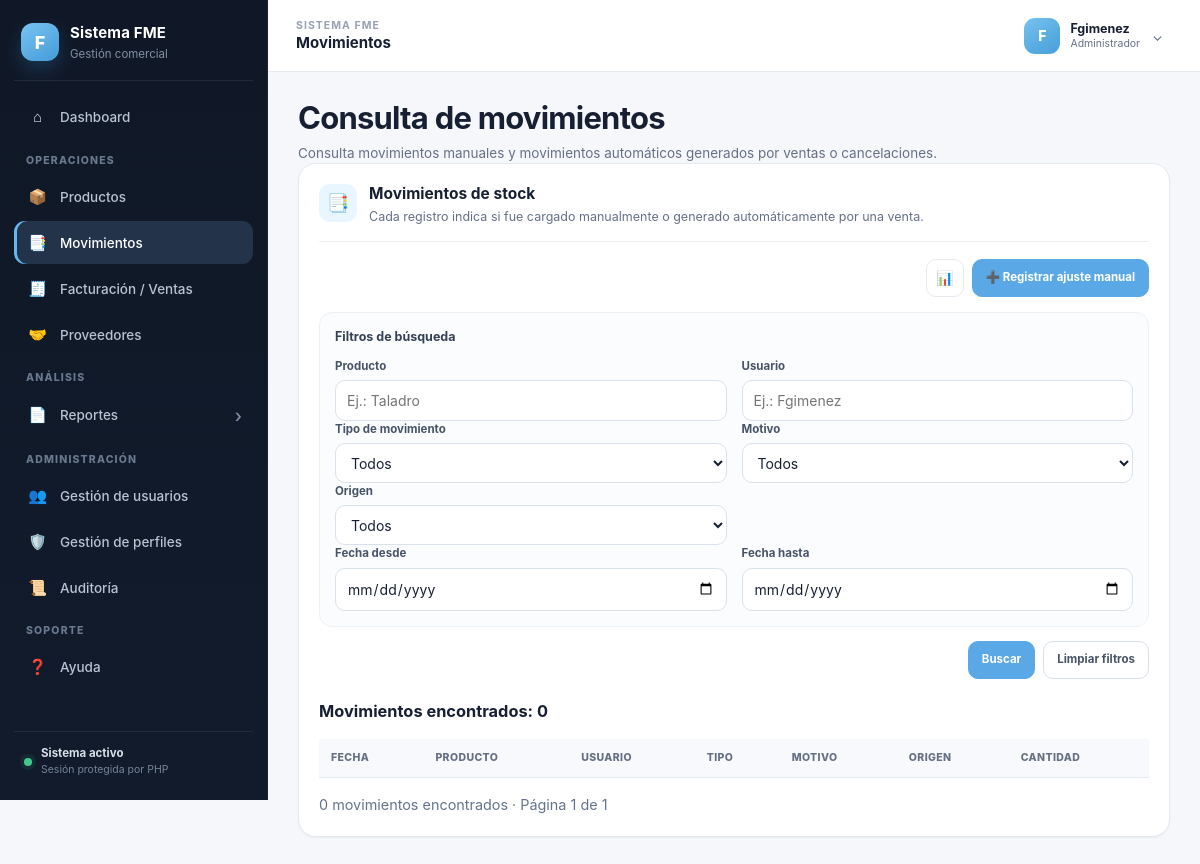
Page /index.php?mod=movimientos (signed in) on the earlier database version.
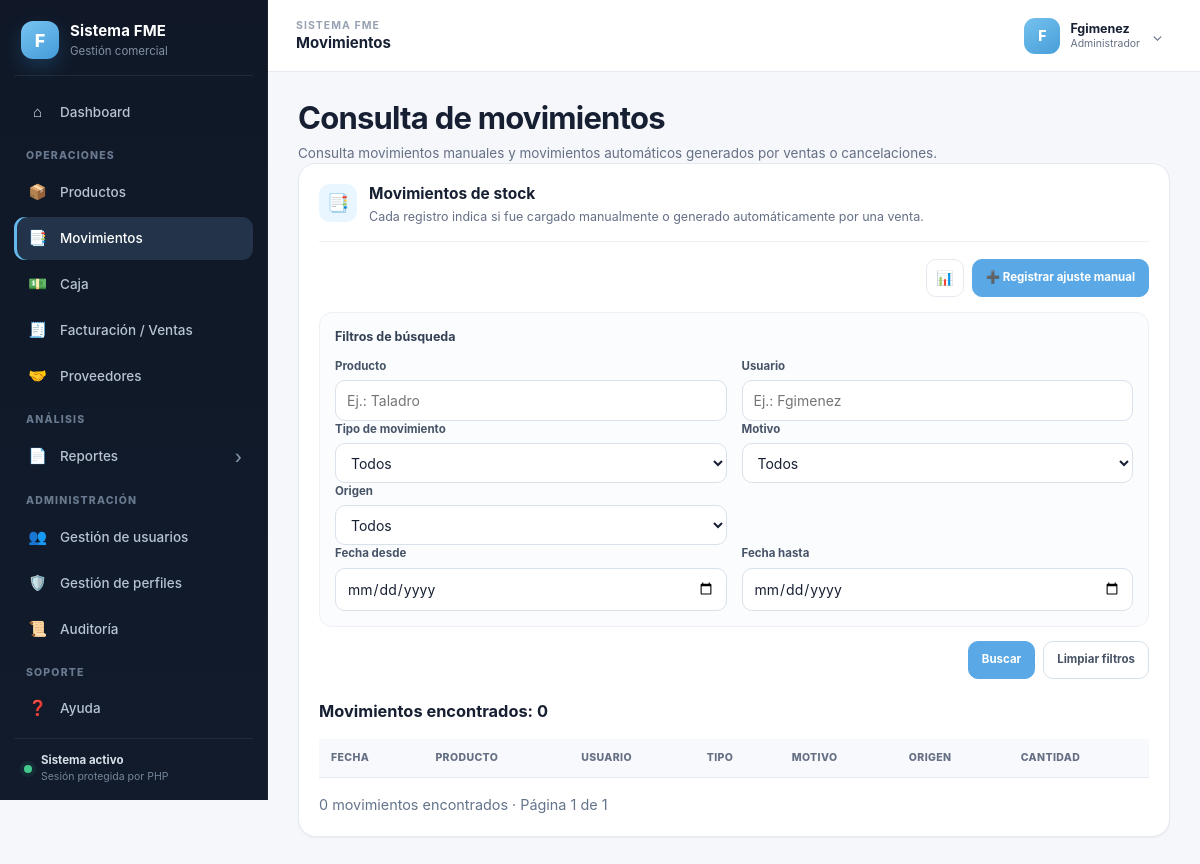
Same page on the later database version.
### tables this page shows
CREATE TABLE IF NOT EXISTS Modulo (
    id_modulo INT AUTO_INCREMENT PRIMARY KEY,
    codigo_modulo VARCHAR(50) NOT NULL,
    nombre_modulo VARCHAR(80) NOT NULL,
    icono_modulo VARCHAR(10) NULL,
    url_modulo VARCHAR(150) NOT NULL,
    archivo_modulo VARCHAR(80) NULL,
    activo TINYINT(1) NOT NULL DEFAULT 1,
    CONSTRAINT uq_modulo_codigo UNIQUE (codigo_modulo)
);

### index.php (called while the page is built)
<?php
require __DIR__ . '/app/core/bootstrap.php';
require __DIR__ . '/app/views/layout.php';

### app/core/bootstrap.php (called while the page is built, shortened)
<?php
require_once __DIR__ . '/../config/db.php';
$rolId   = (int) $_SESSION['auth_rol'];
$modActual = trim((string) ($_GET['mod'] ?? 'panel'));
$modulos = [];
$modulosPermitidosPorCodigo = [];
$modulosPermitidosConArchivo = [];
try {
    $stmt = $pdo->prepare(
        'SELECT m.id_modulo, m.codigo_modulo, m.nombre_modulo, m.icono_modulo,
                m.url_modulo, m.archivo_modulo
         FROM Rol_Modulo rm
         INNER JOIN Modulo m ON rm.id_modulo = m.id_modulo
         WHERE rm.id_rol = ?
           AND m.activo = 1
         ORDER BY m.id_modulo ASC'
    );
    $stmt->execute([$rolId]);
    foreach ($stmt->fetchAll(PDO::FETCH_ASSOC) as $modulo) {
        $codigo = (string) $modulo['codigo_modulo'];
        $item = [
            'id' => $codigo,
            'icon' => $modulo['icono_modulo'] ?: '📌',
            'titulo' => (string) $modulo['nombre_modulo'],
            'url' => $modulo['url_modulo'] ?: '#',
            'archivo' => $modulo['archivo_modulo'],
        ];
        $modulos[] = $item;
        $modulosPermitidosPorCodigo[$codigo] = $item;
        if (!empty($modulo['archivo_modulo'])) {
            $modulosPermitidosConArchivo[$codigo] = $item;
        }
    }
} catch (Throwable $e) {
    error_log('FME - Error al cargar permisos: ' . $e->getMessage());
    $modulos = [];
    $modulosPermitidosPorCodigo = [];
    $modulosPermitidosConArchivo = [];
}
$modulosSiemprePermitidos = [
    'panel' => [
        'id' => 'panel',
        'icon' => '🏠',
        'titulo' => 'Panel de control',
        'url' => 'index.php',
        'archivo' => 'panel.php',
    ],
    'config_usuario' => [
        'id' => 'config_usuario',
        'icon' => '👤',
        'titulo' => 'Configuración de usuario',
        'url' => 'index.php?mod=config_usuario',
        'archivo' => 'config_usuario.php',
    ],
    'ayuda' => [
        'id' => 'ayuda',
        'icon' => '❓',
        'titulo' => 'Ayuda',
        'url' => 'index.php?mod=ayuda',
        'archivo' => 'ayuda.php',
    ],
];
foreach ($modulosSiemprePermitidos as $codigo => $item) {
    if (!isset($modulosPermitidosPorCodigo[$codigo])) {
        $modulos[] = $item;
        $modulosPermitidosPorCodigo[$codigo] = $item;
        $modulosPermitidosConArchivo[$codigo] = $item;
    }
}
if (isset($modulosSiemprePermitidos[$modActual])) {
    $moduloActualInfo = $modulosPermitidosConArchivo[$modActual] ?? $modulosSiemprePermitidos[$modActual];
} else {
    $moduloActualInfo = $modulosPermitidosConArchivo[$modActual] ?? null;
}

### app/views/layout.php (the view, shortened to what the changed rows need)
<?php
$menuByCode = [];
foreach ($modulos as $menuItem) {
    $menuByCode[$menuItem['id']] = $menuItem;
}
$menuGroups = [
    'Operaciones' => ['productos', 'movimientos', 'caja', 'ventas', 'proveedores'],
    'Análisis' => ['reportes'],
    'Administración' => ['usuarios', 'perfiles', 'auditoria'],
    'Soporte' => ['ayuda'],
];
$pageTitle = (string) ($moduloActualInfo['titulo'] ?? 'Sistema FME');
?>
<!doctype html>
<html lang="es">
<head>
  <link rel="stylesheet" href="assets/css/dashboard.css"/>
</head>
<body>
<div class="app-shell">
  <aside class="sidebar" id="sidebar" aria-label="Navegación principal">
    <nav class="menu">
      <?php foreach ($menuGroups as $groupName => $codes): ?>
        <?php
        $visibleItems = [];
        foreach ($codes as $code) {
            if (isset($menuByCode[$code]) && ($menuByCode[$code]['url'] ?? '#') !== '#') {
                $visibleItems[$code] = $menuByCode[$code];
            }
        }
        ?>
        <div class="menu-group">
          <div class="menu-group-title"><?= htmlspecialchars($groupName) ?></div>
          <?php foreach ($visibleItems as $code => $m): ?>
            <?php if ($code === 'reportes'): ?>
              <a href="index.php?mod=reportes&section=resumen"
                 class="menu-item menu-parent <?= $modActual === 'reportes' ? 'active' : '' ?>">
                <span class="mi-icon"><?= htmlspecialchars($m['icon'] ?: '📊') ?></span>
                <span class="menu-label"><?= htmlspecialchars($m['titulo']) ?></span>
                <span class="menu-caret">›</span>
              </a>
            <?php else: ?>
              <a href="<?= htmlspecialchars($m['url']) ?>"
                 class="menu-item <?= $modActual === $code ? 'active' : '' ?>">
                <span class="mi-icon"><?= htmlspecialchars($m['icon'] ?: '•') ?></span>
                <span class="menu-label"><?= htmlspecialchars($m['titulo']) ?></span>
              </a>
            <?php endif; ?>
          <?php endforeach; ?>
        </div>
      <?php endforeach; ?>
    </nav>
  </aside>
  <main class="main">
    <header class="topbar">
      <div class="topbar-left">
        <div class="topbar-context">
          <span class="topbar-kicker">Sistema FME</span>
          <strong><?= htmlspecialchars($pageTitle) ?></strong>
        </div>
      </div>
    </header>
    <section class="content">
      <?php
      $archivoModulo = $moduloActualInfo['archivo'] ?? 'panel.php';
      $rutaModulo = __DIR__ . '/../../modulos/' . basename((string) $archivoModulo);
      if (is_file($rutaModulo)) {
          include $rutaModulo;
      } else {
          echo '<div class="empty-state"><h1 class="title">Módulo no disponible</h1><p class="subtitle">Este módulo está registrado, pero no tiene una pantalla asociada.</p></div>';
      }
      ?>
    </section>
  </main>
</div>
</body>
</html>

Differences in the rows shown:
added modulo: icono_modulo "💵", nombre_modulo "Caja", shown under "OPERACIONES"
